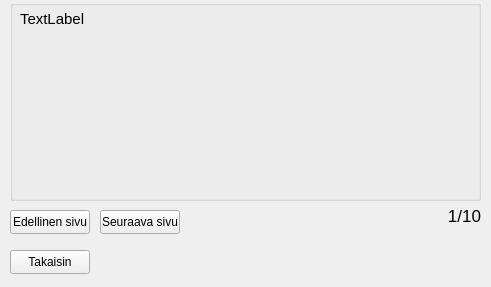
<?xml version="1.0" encoding="UTF-8"?>
<ui version="4.0">
 <class>tilitapahtumat</class>
 <widget class="QWidget" name="tilitapahtumat">
  <property name="geometry">
   <rect>
    <x>0</x>
    <y>0</y>
    <width>491</width>
    <height>287</height>
   </rect>
  </property>
  <property name="windowTitle">
   <string>Form</string>
  </property>
  <widget class="QGroupBox" name="groupBox">
   <property name="geometry">
    <rect>
     <x>10</x>
     <y>0</y>
     <width>471</width>
     <height>201</height>
    </rect>
   </property>
   <property name="title">
    <string/>
   </property>
   <widget class="QLabel" name="eventsBox">
    <property name="geometry">
     <rect>
      <x>10</x>
      <y>10</y>
      <width>451</width>
      <height>181</height>
     </rect>
    </property>
    <property name="font">
     <font>
      <pointsize>11</pointsize>
     </font>
    </property>
    <property name="text">
     <string>TextLabel</string>
    </property>
    <property name="alignment">
     <set>Qt::AlignLeading|Qt::AlignLeft|Qt::AlignTop</set>
    </property>
   </widget>
  </widget>
  <widget class="QPushButton" name="btnPrev">
   <property name="geometry">
    <rect>
     <x>10</x>
     <y>210</y>
     <width>80</width>
     <height>24</height>
    </rect>
   </property>
   <property name="text">
    <string>Edellinen sivu</string>
   </property>
  </widget>
  <widget class="QPushButton" name="btnReturn">
   <property name="geometry">
    <rect>
     <x>10</x>
     <y>250</y>
     <width>80</width>
     <height>24</height>
    </rect>
   </property>
   <property name="text">
    <string>Takaisin</string>
   </property>
  </widget>
  <widget class="QPushButton" name="btnNext">
   <property name="geometry">
    <rect>
     <x>100</x>
     <y>210</y>
     <width>80</width>
     <height>24</height>
    </rect>
   </property>
   <property name="text">
    <string>Seuraava sivu</string>
   </property>
  </widget>
  <widget class="QLabel" name="pageLabel">
   <property name="geometry">
    <rect>
     <x>420</x>
     <y>200</y>
     <width>61</width>
     <height>31</height>
    </rect>
   </property>
   <property name="font">
    <font>
     <pointsize>13</pointsize>
    </font>
   </property>
   <property name="text">
    <string>1/10</string>
   </property>
   <property name="alignment">
    <set>Qt::AlignRight|Qt::AlignTrailing|Qt::AlignVCenter</set>
   </property>
  </widget>
 </widget>
 <resources/>
 <connections/>
</ui>
